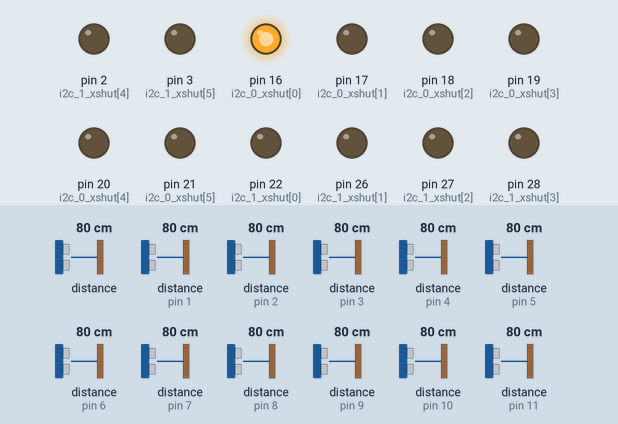
A program run on a simulated MicroPython board. On the bench: output pins drawn as LEDs (lit = HIGH). The inputs (shaded band) are chosen by the test bench; at power-on: distance to the obstacle 80 cm, distance to the obstacle (sensors on pin 1, pin 2, pin 3, pin 4, pin 5, pin 6, pin 7, pin 8, pin 9, pin 10, pin 11) 80 cm. Library files of the repository ran but are not shown: vl53l0x.py; what the program prints to the serial console is not drawn.

Above: at 0.07 s.
At 0.78 s:
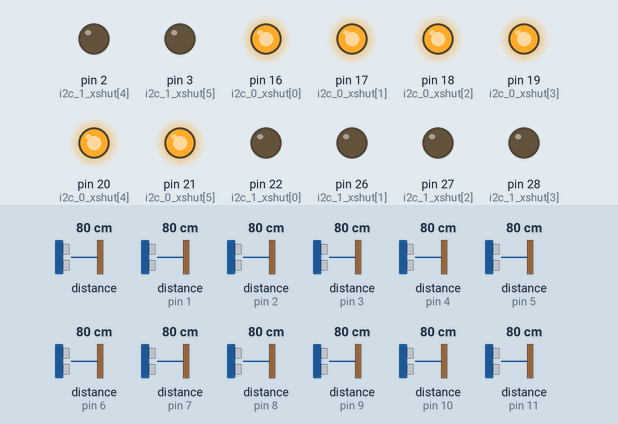
At 1.2 s:
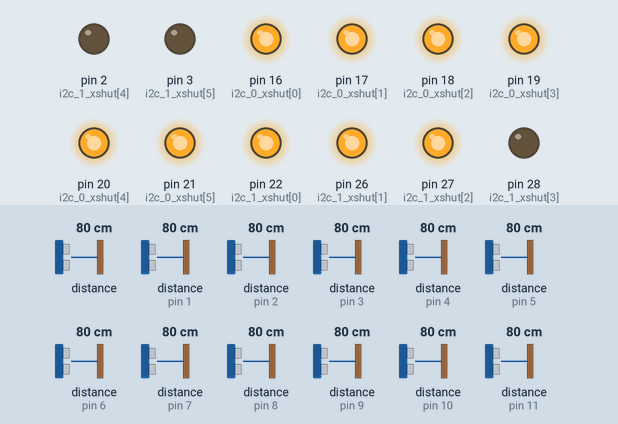
At 1.6 s:
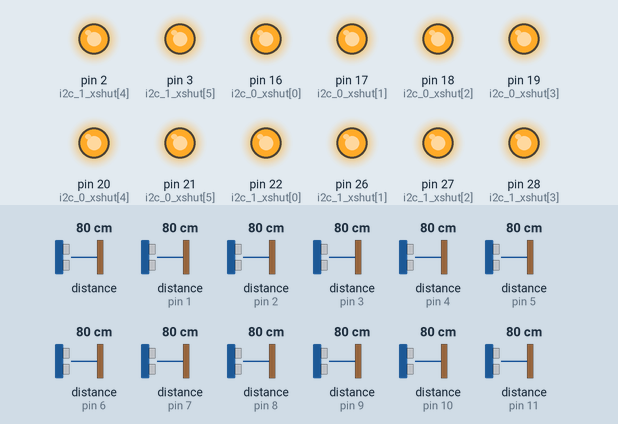
Timing chart, 0 to 3.1 s (numbered marks = the images above):
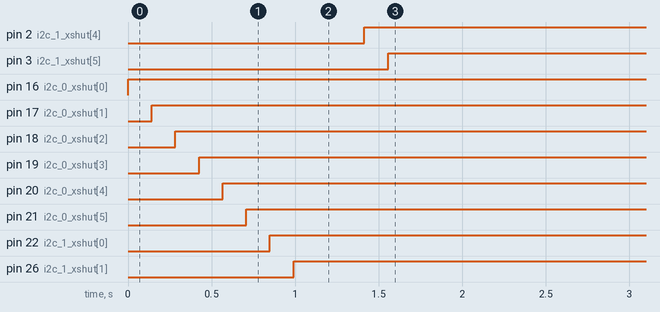

Measured:
- by itself, pin 2 (i2c_1_xshut[4]): LOW → HIGH at 1.4 s
- by itself, pin 3 (i2c_1_xshut[5]): LOW → HIGH at 1.6 s
- by itself, pin 16 (i2c_0_xshut[0]): LOW → HIGH at 0.00 s
- by itself, pin 17 (i2c_0_xshut[1]): LOW → HIGH at 0.14 s
- by itself, pin 18 (i2c_0_xshut[2]): LOW → HIGH at 0.28 s
- by itself, pin 19 (i2c_0_xshut[3]): LOW → HIGH at 0.43 s
- by itself, pin 20 (i2c_0_xshut[4]): LOW → HIGH at 0.57 s
- by itself, pin 21 (i2c_0_xshut[5]): LOW → HIGH at 0.71 s

The program:

main.py
```python
while True:
    try:
        TIMING_BUDGET = 10000  # us

        from machine import Pin, I2C, UART
        from vl53l0x import setup_tofl_device, TBOOT
        import utime

        def setup_sensors():
            i2c_0_xshut = [
                Pin(16, Pin.OUT),
                Pin(17, Pin.OUT),
                Pin(18, Pin.OUT),
                Pin(19, Pin.OUT),
                Pin(20, Pin.OUT),
                Pin(21, Pin.OUT),
            ]

            i2c_1_xshut = [
                Pin(22, Pin.OUT),
                Pin(26, Pin.OUT),
                Pin(27, Pin.OUT),
                Pin(28, Pin.OUT),
                Pin(2, Pin.OUT),
                Pin(3, Pin.OUT),
            ]

            i2c_0 = I2C(id=1, sda=Pin(14), scl=Pin(15))
            i2c_1 = I2C(id=0, sda=Pin(0), scl=Pin(1))

            for pin in i2c_0_xshut + i2c_1_xshut:
                pin.value(0)

            tofl_sensors = []

            i2c_sensors = [(i2c_0, i2c_0_xshut), (i2c_1, i2c_1_xshut)]

            for i2c, xshut_pins in i2c_sensors:
                for idx, pin in enumerate(xshut_pins):
                    pin.value(1)
                    utime.sleep_us(TBOOT)
                    tofl_sensor = setup_tofl_device(i2c, TIMING_BUDGET, 12, 14)
                    tofl_sensor.set_address(0x31 + idx)
                    tofl_sensors.append(tofl_sensor)

            return tofl_sensors

        def main():
            tofl_sensors = setup_sensors()
            tofl_data = [0] * len(tofl_sensors)

            while True:
                for idx, tofl in enumerate(tofl_sensors):
                    distance_mm = tofl.ping()
                    utime.sleep_us(1200)
                    tofl_data[idx] = distance_mm

                    # if distance_mm < 70:
                    #     raise Exception(f"Sensor {idx + 1} failed")
                print(' '.join(map(str, tofl_data)))

        if __name__ == "__main__":
            main()

    except Exception as e:
        print(e)
        print("Restarting script in 2 seconds...")
        utime.sleep(2)

# def thread0():
#     global tofl1
#     global tofl2
#     global tofl3
#     global tofl4
#     global tofl5
#     global tofl6

#     global tofl_data

#     current_sensor = 0

#     while True:
#         try:
#             print(' '.join(map(str, tofl_data)))

#             for idx, tofl in enumerate([tofl1, tofl2, tofl3, tofl4, tofl5, tofl6]):
#                 current_sensor = idx + 1
#                 distance_mm = tofl.ping()
#                 utime.sleep_ms(2)
#                 tofl_data[idx] = distance_mm

#         except Exception as e:
#             print(e, f"Sensor {current_sensor} failed")


# def thread1():
#     global tofl7
#     global tofl8
#     global tofl9
#     global tofl10
#     global tofl11
#     global tofl12

#     global tofl_data

#     current_sensor = 0

#     while True:
#         try:
#             for idx, tofl in enumerate([tofl7, tofl8, tofl9, tofl10, tofl11, tofl12]):
#                 current_sensor = idx + 7
#                 distance_mm = tofl.ping()
#                 utime.sleep_ms(2)
#                 tofl_data[idx + 6] = distance_mm
#         except Exception as e:
#             print(e, f"Sensor {current_sensor} failed")

# _thread.start_new_thread(thread0, ())

# thread1()
```
